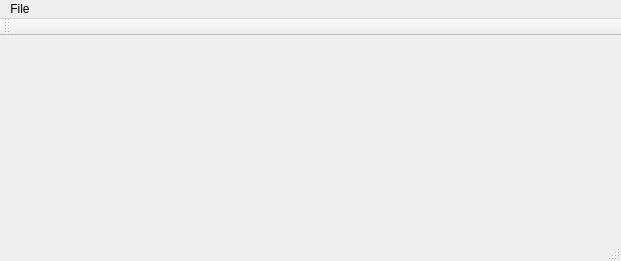
<?xml version="1.0" encoding="UTF-8"?>
<ui version="4.0">
 <class>MainWindow</class>
 <widget class="QMainWindow" name="MainWindow">
  <property name="geometry">
   <rect>
    <x>0</x>
    <y>0</y>
    <width>621</width>
    <height>261</height>
   </rect>
  </property>
  <property name="windowTitle">
   <string>MainWindow</string>
  </property>
  <widget class="QWidget" name="centralWidget"/>
  <widget class="QMenuBar" name="menuBar">
   <property name="geometry">
    <rect>
     <x>0</x>
     <y>0</y>
     <width>621</width>
     <height>21</height>
    </rect>
   </property>
   <widget class="QMenu" name="menuFile">
    <property name="title">
     <string>File</string>
    </property>
    <addaction name="actionOpen"/>
   </widget>
   <addaction name="menuFile"/>
  </widget>
  <widget class="QToolBar" name="mainToolBar">
   <attribute name="toolBarArea">
    <enum>TopToolBarArea</enum>
   </attribute>
   <attribute name="toolBarBreak">
    <bool>false</bool>
   </attribute>
  </widget>
  <widget class="QStatusBar" name="statusBar"/>
  <action name="actionOpen">
   <property name="text">
    <string>Open</string>
   </property>
  </action>
 </widget>
 <layoutdefault spacing="6" margin="11"/>
 <resources/>
 <connections/>
</ui>
